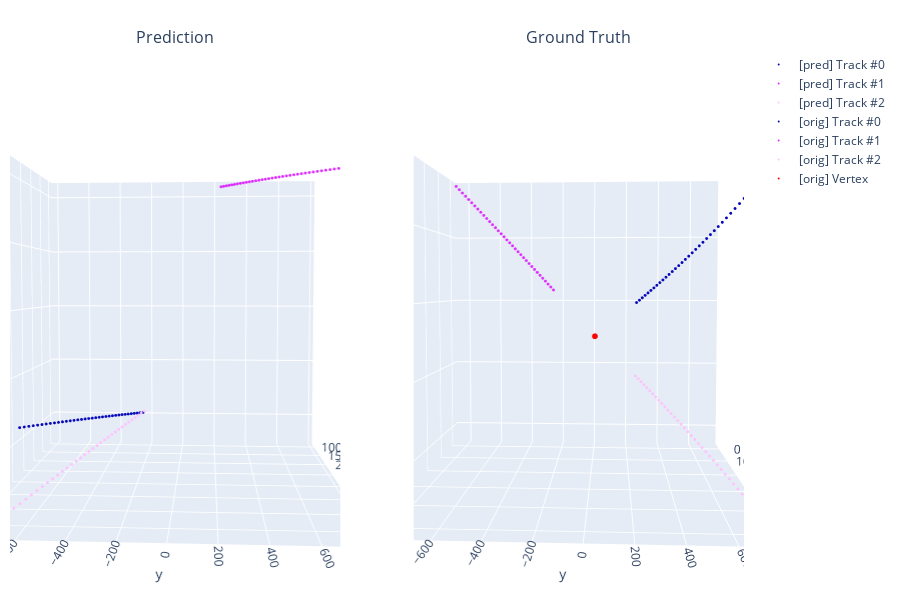

Notebook code for this chart:
### Code cell
from src.visualization import display_side_by_side

comparison_fig = display_side_by_side(pred_event_fig, orig_event_fig)
comparison_fig.show()
